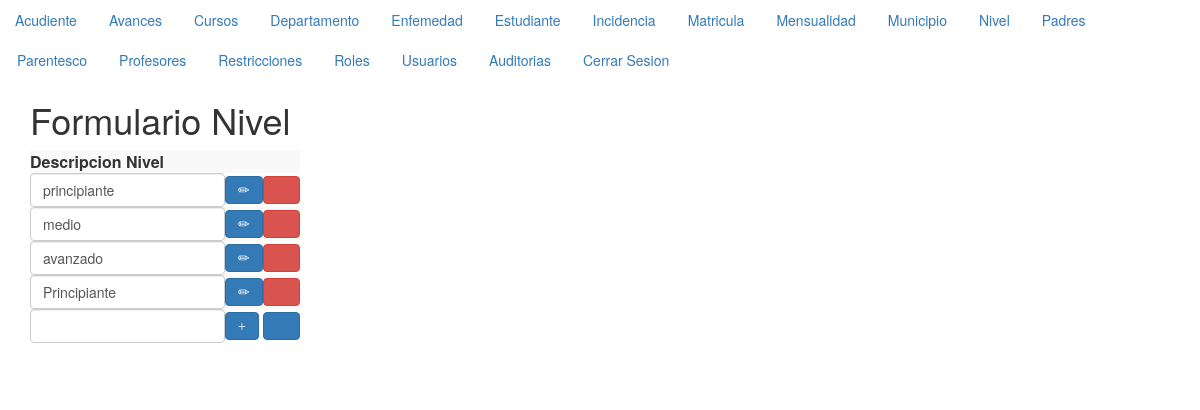
Screenshot of /formularioNivel.php (signed in) with the database file from the repository.
### tables this page shows
CREATE TABLE IF NOT EXISTS `nivel` (
  `idNivel` tinyint(4) NOT NULL,
  `nombreNivel` varchar(20) NOT NULL
);

### nivel.php (called while the page is built, shortened)
<?php
   class Nivel{
       private $_conexion;
       private $_paginacion = 10;
       function __construct($conexion, $idNivel, $nombreNivel){
           $this->_conexion = $conexion;
       }
       function getRoles($idUsuario){
        $roles=mysqli_query($this->_conexion, "SELECT ".static::class."roles AS elpermiso FROM roles WHERE idRoles IN(SELECT idRolesUsuario FROM Usuario WHERE idusuario =$idUsuario)") or die (mysqli_error($this->_conexion));
        $unregistro=mysqli_fetch_array($roles);
        return $unregistro['elpermiso'];
    }
       function listar($pagina){
           if ($pagina<=0){
               $listado = mysqli_query($this->_conexion,"SELECT * FROM Nivel ORDER BY idNivel") or
               die (mysqli_error($this->_conexion));
           }else{
               $paginacionMax = $pagina * $this->_paginacion;
               $paginacionMin = $paginacionMax - $this->_paginacion;
               $listado = mysqli_query($this->_conexion,"SELECT * FROM Nivel ORDER BY idNivel
               LIMIT $paginacionMin, $paginacionMax") or die(mysqli_error($this->_conexion));
           }
           return $listado;
       }
   }
?>

### formularioNivel.php (the view, shortened to what this page needs)
<?php
if(isset($_SESSION['id'])){
?>
<html>
<head>
    <link rel="stylesheet" href="css/bootstrap.min.css">
    </head>
<body>
    <?php
    $pagina = (isset($_GET['pag']))?$_GET['pag']:1;
      include_once("menu.php");
    ?>
<div class="container">
    <header>
    <h1>Formulario Nivel</h1>
    </header>
 <table class="table-striped">
    <tbody>
    <tr>
        <th scope="col">Descripcion Nivel</th>
        <th scope="col"></th>
    </tr>
<?php
        $objetoConexion = new conexion();
        $conexion = $objetoConexion->conectar();
        include_once("../modelo/nivel.php");
        $objetoNivel= new Nivel($conexion,0,'nombre');
        $listaNiveles = $objetoNivel->listar($pagina);
        $permiso = $objetoNivel->getRoles($_SESSION['id']);
        if (stripos($permiso,"r")!==false){
        while($unRegistro = mysqli_fetch_array($listaNiveles)){
            echo '<tr><form id="fModificarNivel"'.$unRegistro["idNivel"].' action="../controlador/controladorNivel.php"
            method="post">';
            echo '<td><input class="form-control" type="hidden" name="fIdNivel" value="'.$unRegistro['idNivel'].'">';
            echo ' <input class="form-control" type="text" name="fNombreNivel" value="'.$unRegistro['nombreNivel'].'"></td>';
            echo '<td>';
            if (stripos($permiso,"u")!==false){
            echo '<button class="btn btn-primary" type="Submit" name="fEnviar" value="Modificar" class=""><span class="glyphicon glyphicon-pencil" aria-hidden="true"></span></button>';
              }
            if (stripos($permiso,"d")!==false){
            echo '<button class="btn btn-danger" type="submit" name="fEnviar" value="Eliminar"><span class="glyphicon glyphicon-trash" aria-hidden="true"></span></button></td>';
             }
            echo '</form></tr>';
      }
}
?>
<?php
    if (stripos($permiso,"c")!==false){
?>
         <tr><form id="fIngresarNivel" action="../controlador/ControladorNivel.php" method="post">
             <td><input class="form-control" type="hidden" name="fIdNivel" value="0">
             <input class="form-control" type="text" name="fNombreNivel"></td>
             <td><button class="btn btn-primary" type="submit" name="fEnviar" value="Ingresar"><span class="glyphicon glyphicon-plus" aria-hidden="true"></span>
             </button>
                 <button class="btn btn-primary" type="reset" name="fEnviar" value="Limpiar"><span class="glyphicon glyphicon-credit-card" aria-hidden="true"></span></button></td>
         </form></tr>
         <?php
   }
?>
        </tbody>
    </table>
    <nav>
</nav>
    </div>
    </body>
</html>
<?php
}else{
    header("location:../index.php");
}
?>

### rows the page displays
nivel: fNombreNivel "principiante"
nivel: fNombreNivel "medio"
nivel: fNombreNivel "avanzado"
nivel: fNombreNivel "Principiante"
